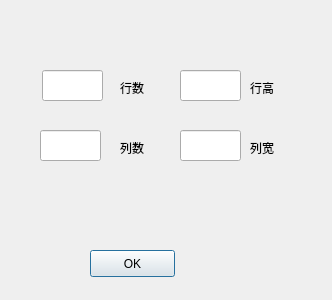
<?xml version="1.0" encoding="UTF-8"?>
<ui version="4.0">
 <class>InitTableDialog</class>
 <widget class="QDialog" name="InitTableDialog">
  <property name="geometry">
   <rect>
    <x>0</x>
    <y>0</y>
    <width>332</width>
    <height>300</height>
   </rect>
  </property>
  <property name="windowTitle">
   <string>Dialog</string>
  </property>
  <widget class="QPushButton" name="pushButton_OK">
   <property name="geometry">
    <rect>
     <x>90</x>
     <y>250</y>
     <width>85</width>
     <height>27</height>
    </rect>
   </property>
   <property name="text">
    <string>OK</string>
   </property>
  </widget>
  <widget class="QLineEdit" name="lineEdit_row">
   <property name="geometry">
    <rect>
     <x>42</x>
     <y>70</y>
     <width>61</width>
     <height>31</height>
    </rect>
   </property>
  </widget>
  <widget class="QLabel" name="label">
   <property name="geometry">
    <rect>
     <x>120</x>
     <y>80</y>
     <width>31</width>
     <height>16</height>
    </rect>
   </property>
   <property name="text">
    <string>行数</string>
   </property>
  </widget>
  <widget class="QLineEdit" name="lineEdit_colmun">
   <property name="geometry">
    <rect>
     <x>40</x>
     <y>130</y>
     <width>61</width>
     <height>31</height>
    </rect>
   </property>
  </widget>
  <widget class="QLabel" name="label_2">
   <property name="geometry">
    <rect>
     <x>120</x>
     <y>140</y>
     <width>31</width>
     <height>16</height>
    </rect>
   </property>
   <property name="text">
    <string>列数</string>
   </property>
  </widget>
  <widget class="QLineEdit" name="lineEdit_rowHeight">
   <property name="geometry">
    <rect>
     <x>180</x>
     <y>70</y>
     <width>61</width>
     <height>31</height>
    </rect>
   </property>
  </widget>
  <widget class="QLineEdit" name="lineEdit_columnWidth">
   <property name="geometry">
    <rect>
     <x>180</x>
     <y>130</y>
     <width>61</width>
     <height>31</height>
    </rect>
   </property>
  </widget>
  <widget class="QLabel" name="label_3">
   <property name="geometry">
    <rect>
     <x>250</x>
     <y>140</y>
     <width>31</width>
     <height>16</height>
    </rect>
   </property>
   <property name="text">
    <string>列宽</string>
   </property>
  </widget>
  <widget class="QLabel" name="label_4">
   <property name="geometry">
    <rect>
     <x>250</x>
     <y>80</y>
     <width>31</width>
     <height>16</height>
    </rect>
   </property>
   <property name="text">
    <string>行高</string>
   </property>
  </widget>
 </widget>
 <resources/>
 <connections/>
</ui>
